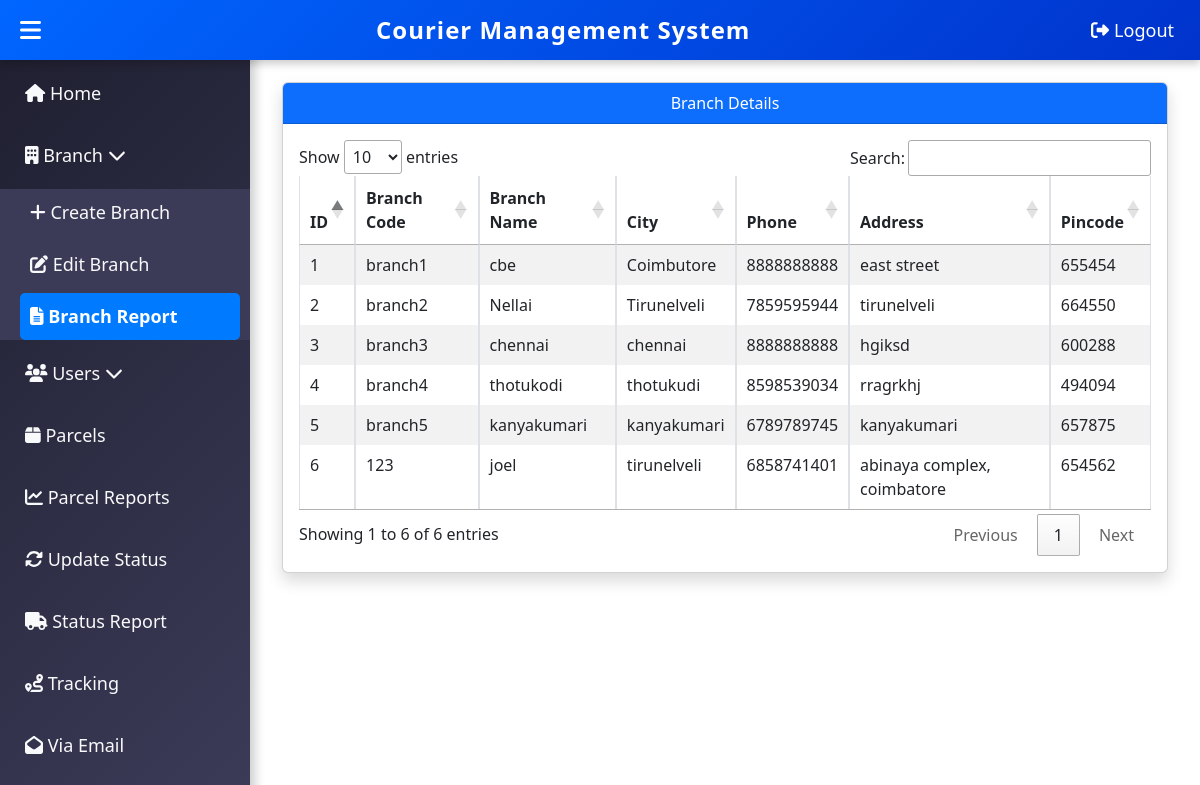
The app's page /branch_report.php (signed in) with its own data.
### tables this page shows
CREATE TABLE `branches` (
  `id` int(11) NOT NULL,
  `branch_code` varchar(10) NOT NULL,
  `branch_name` varchar(50) NOT NULL,
  `city` varchar(50) NOT NULL,
  `state` varchar(50) NOT NULL,
  `phone_number` varchar(10) NOT NULL,
  `address` text NOT NULL,
  `pincode` varchar(6) NOT NULL,
  `created_at` timestamp NOT NULL DEFAULT current_timestamp()
);

### branch_report.php (the view, shortened to what this page needs)
<?php
include 'db.php';
include 'maindash.php';
?>
<!DOCTYPE html>
<html lang="en">
<head>
    <link rel="stylesheet" href="https://cdn.jsdelivr.net/npm/bootstrap@5.3.0/dist/css/bootstrap.min.css">
    <link rel="stylesheet" href="https://cdn.datatables.net/1.13.6/css/jquery.dataTables.min.css">
</head>
<body>
<div class="dashboard-content">
    <div class="container">
        <h2 class="text-center mb-4">Branch Report</h2>
        <div class="card shadow">
            <div class="card-header bg-primary text-white text-center">Branch Details</div>
            <div class="card-body">
                <table id="branchReportTable" class="table table-bordered table-striped">
                    <thead>
                        <tr>
                            <th>ID</th>
                            <th>Branch Code</th>
                            <th>Branch Name</th>
                            <th>City</th>
                            <th>Phone</th>
                            <th>Address</th>
                            <th>Pincode</th>
                        </tr>
                    </thead>
                    <tbody>
                        <?php
                        $sql = "SELECT id, branch_code, branch_name, city, phone_number, address, pincode FROM branches";
                        $result = $conn->query($sql);
                        if ($result->num_rows > 0) {
                            while ($row = $result->fetch_assoc()) {
                                echo "<tr>
                                    <td>{$row['id']}</td>
                                    <td>{$row['branch_code']}</td>
                                    <td>{$row['branch_name']}</td>
                                    <td>{$row['city']}</td>
                                    <td>{$row['phone_number']}</td>
                                    <td>{$row['address']}</td>
                                    <td>{$row['pincode']}</td>
                                </tr>";
                            }
                        } else {
                            echo "<tr><td colspan='7' class='text-center'>No data available</td></tr>";
                        }
                        ?>
                    </tbody>
                </table>
            </div>
        </div>
    </div>
</div>
</body>
</html>

### maindash.php (shortened to what this page needs)
<!DOCTYPE html>
<html lang="en">
<head>
    <link rel="stylesheet" href="https://cdn.jsdelivr.net/npm/bootstrap@5.3.0/dist/css/bootstrap.min.css">
    <link rel="stylesheet" href="style.css">
</head>
<body>
<?php include 'topbar.php'; ?>
<?php include 'sidebar.php'; ?>
</body>
</html>

### topbar.php
<div class="topbar">
    <span class="menu-btn" onclick="toggleSidebar()"><i class="fas fa-bars"></i></span>
    <h4>Courier Management System</h4>
    <form action="logout.php" method="POST">
        <button type="submit" class="logout-btn">
            <i class="fas fa-sign-out-alt"></i> Logout
        </button>
    </form>
</div>

### sidebar.php (shortened to what this page needs)
<?php
$currentPage = basename($_SERVER['PHP_SELF']);
$role = $_SESSION["role"] ?? '';
?>
<div class="sidebar" id="sidebar">
    <a href="home.php" class="<?= ($currentPage == 'home.php') ? 'active' : '' ?>">
        <i class="fas fa-home"></i> Home
    </a>
    <?php if ($role === 'Admin'): ?>
    <div class="dropdown">
        <a href="#" class="dropdown-btn">
            <i class="fas fa-building"></i> Branch <i class="fas fa-chevron-down"></i>
        </a>
        <div class="dropdown-content">
            <a href="create_branch.php" class="<?= ($currentPage == 'create_branch.php') ? 'active' : '' ?>">
                <i class="fas fa-plus"></i> Create Branch
            </a>
            <a href="branch_edit.php" class="<?= ($currentPage == 'branch_edit.php') ? 'active' : '' ?>">
                <i class="fas fa-edit"></i> Edit Branch
            </a>
            <a href="branch_report.php" class="<?= ($currentPage == 'branch_report.php') ? 'active' : '' ?>">
                <i class="fas fa-file-alt"></i> Branch Report
            </a>
        </div>
    </div>
    <div class="dropdown">
        <a href="#" class="dropdown-btn">
            <i class="fas fa-users"></i> Users <i class="fas fa-chevron-down"></i>
        </a>
    </div>
    <?php endif; ?>
    <a href="parsel_create.php" class="<?= ($currentPage == 'parsel_create.php') ? 'active' : '' ?>">
        <i class="fas fa-box"></i> Parcels
    </a>
    <a href="parsel_report.php" class="<?= ($currentPage == 'parsel_report.php') ? 'active' : '' ?>">
        <i class="fas fa-chart-line"></i> Parcel Reports
    </a>
    <a href="update_parcel_status.php" class="<?= ($currentPage == 'update_parcel_status.php') ? 'active' : '' ?>">
    <i class="fas fa-sync-alt"></i> Update Status
    </a>
    <a href="status_report.php" class="<?= ($currentPage == 'status_report.php') ? 'active' : '' ?>">
        <i class="fas fa-truck"></i> Status Report
    </a>
    <a href="track.php" class="<?= ($currentPage == 'track.php') ? 'active' : '' ?>">
        <i class="fas fa-route"></i> Tracking
    </a>
    <a href="send_tracking_link.php" class="<?= ($currentPage == 'send_tracking_link.php') ? 'active' : '' ?>">
        <i class="fas fa-envelope-open"></i> Via Email
    </a>
</div>
<link rel="stylesheet" href="https://cdnjs.cloudflare.com/ajax/libs/font-awesome/6.4.0/css/all.min.css">

### style.css (style rules this page uses)
.sidebar { height: 100vh; width: 250px; position: fixed; top: 0; left: 0; background: linear-gradient(135deg, #1e1e2f, #3b3b58); padding-top: 60px; color: white; transition: all 0.3s ease-in-out; box-shadow: 5px 0 10px rgba(0, 0, 0, 0.2); overflow-y: auto; }
.sidebar a { padding: 15px; text-decoration: none; font-size: 18px; color: #f8f9fa; display: block; transition: background 0.3s ease, transform 0.2s ease; border-radius: 5px; margin: 5px 10px; }
.sidebar a.active, .dropdown a.active { background-color: #007bff; color: white; font-weight: bold; }
.dropdown { position: relative; }
.dropdown-btn { padding: 15px; font-size: 18px; color: #f8f9fa; display: flex; justify-content: space-between; align-items: center; cursor: pointer; transition: background 0.3s ease, transform 0.2s ease; border-radius: 5px; margin: 5px 10px; text-decoration: none; }
.dropdown-content { display: none; flex-direction: column; background: #3b3b58; padding-left: 20px; }
.dropdown-content a { padding: 10px; color: #f8f9fa; text-decoration: none; display: block; transition: background 0.3s ease; }
.dropdown.active .dropdown-content { display: flex; }
.topbar { width: 100%; height: 60px; background: linear-gradient(135deg, #0066ff, #0033cc); color: white; display: flex; align-items: center; justify-content: space-between; padding: 0 20px; position: fixed; top: 0px; bottom: 10px; left: 0; z-index: 1000; box-shadow: 0px 4px 8px rgba(0, 0, 0, 0.2); }
.topbar .menu-btn { font-size: 24px; cursor: pointer; transition: color 0.3s ease; }
.topbar h4 { margin: 0; flex-grow: 1; text-align: center; font-weight: 600; letter-spacing: 1px; }
.logout-btn { background: none; border: none; color: white; font-size: 18px; cursor: pointer; transition: color 0.3s ease, transform 0.2s ease; }
.dropdown-content { display: none; flex-direction: column; padding-left: 10px; }

### branch_report.php (style rules this page uses)
.dashboard-content { margin-left: 250px; padding: 20px; transition: all 0.3s ease-in-out; }

### records on screen
branches: id "1", branch_code "branch1", branch_name "cbe", city "Coimbutore", phone_number "8888888888", address "east street", pincode "655454"
branches: id "2", branch_code "branch2", branch_name "Nellai", city "Tirunelveli", phone_number "7859595944", address "tirunelveli", pincode "664550"
branches: id "3", branch_code "branch3", branch_name "chennai", city "chennai", phone_number "8888888888", address "hgiksd", pincode "600288"
branches: id "4", branch_code "branch4", branch_name "thotukodi", city "thotukudi", phone_number "8598539034", address "rragrkhj", pincode "494094"
branches: id "5", branch_code "branch5", branch_name "kanyakumari", city "kanyakumari", phone_number "6789789745", address "kanyakumari", pincode "657875"
branches: id "6", branch_code "123", branch_name "joel", city "tirunelveli", phone_number "6858741401", address "abinaya complex, coimbatore", pincode "654562"
